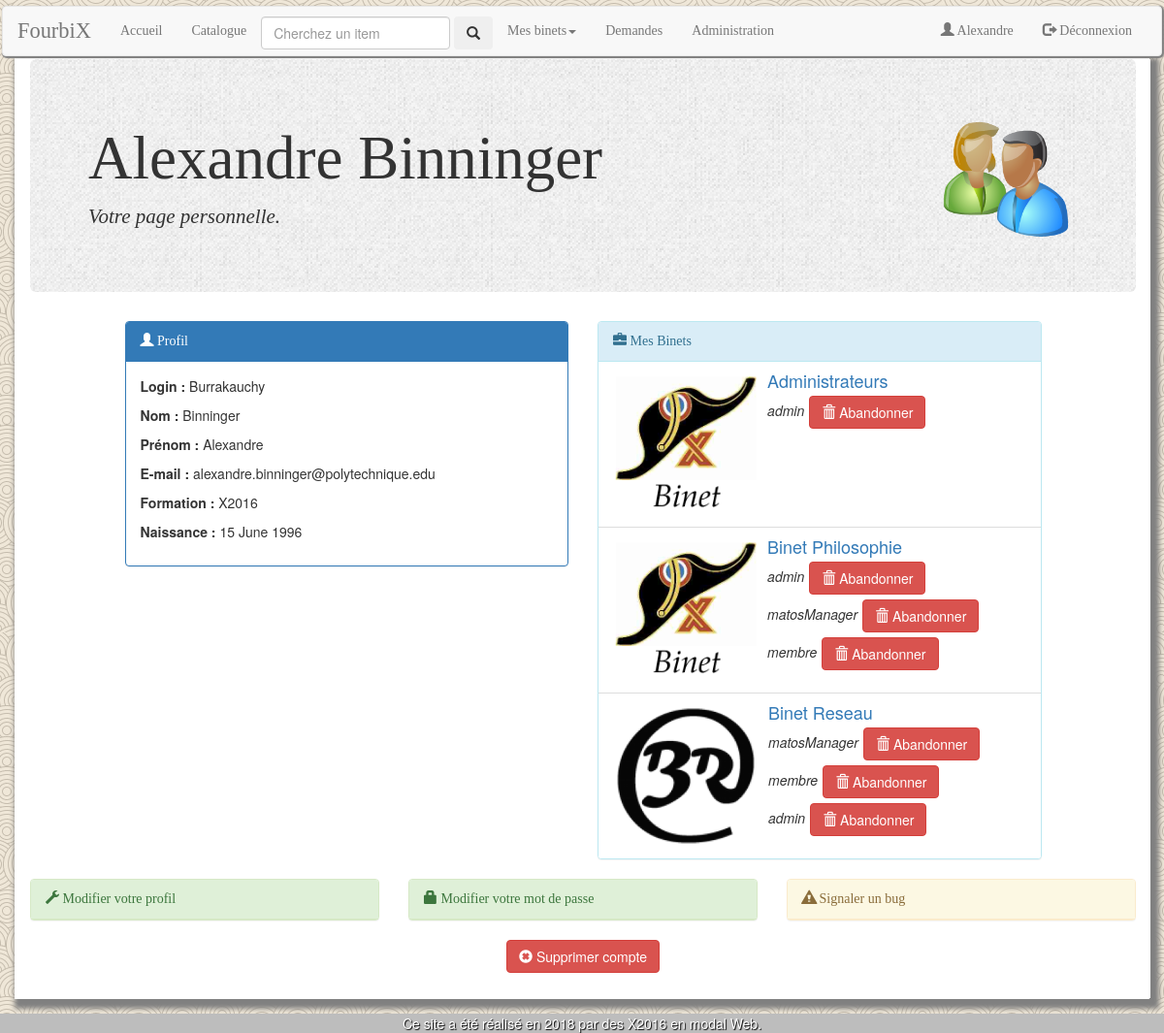
Page /index.php?page=utilisateur (signed in) on the committed database.
### tables this page shows
CREATE TABLE `utilisateurs` (
  `prenom` varchar(64) NOT NULL,
  `nom` varchar(64) NOT NULL,
  `formation` varchar(64) NOT NULL,
  `email` varchar(128) NOT NULL,
  `login` varchar(64) NOT NULL,
  `password` varchar(40) NOT NULL,
  `naissance` date NOT NULL COMMENT 'Pour savoir si la personne est majeure.'
);

CREATE TABLE `membres` (
  `id` int(11) NOT NULL,
  `utilisateur` varchar(64) NOT NULL,
  `binet` varchar(64) NOT NULL,
  `role` varchar(64) NOT NULL
);

CREATE TABLE `binets` (
  `nom` varchar(64) NOT NULL,
  `image` varchar(64) NOT NULL DEFAULT 'default-binetlogo.png' COMMENT 'Adresse de limage'
);

### class/Binet.php (called while the page is built, shortened)
<?php
class Binet{
    public static function generateBinetsByMember($dbh, $login){
        $query="SELECT binet FROM membres WHERE utilisateur = ? AND binet!='Administrateurs' GROUP BY binet ORDER BY binet ASC";
        $sth = $dbh->prepare($query);
        $sth->setFetchMode(PDO::FETCH_CLASS, 'Binet');
        $sth->execute(array($login));
        $binets = array();
        while($membre = $sth->fetch()){
            array_push($binets, $membre);
        }
        return $binets;
    }
    public static function getBinetsByUser($dbh, $login){
        $query = "SELECT id, binet, role, image FROM membres, binets WHERE utilisateur = ? AND membres.binet = binets.nom ORDER BY binet ASC";
        $sth = $dbh->prepare($query);
        $sth->execute(array($login));
        $mesBinets = array();
        while($binet=$sth->fetch()){
            array_push($mesBinets, $binet);
        }
        return $mesBinets;
    }
}

### class/Utilisateur.php (called while the page is built, shortened)
<?php
class Utilisateur {
    public static function getUtilisateur($dbh, $login) {
        $query = "SELECT * FROM `utilisateurs` WHERE `login` = ?;";
        $sth = $dbh->prepare($query);
        $sth->setFetchMode(PDO::FETCH_CLASS, 'Utilisateur');
        $sth->execute(array($login));
        $user = $sth->fetch();
        return $user;
    }
    public static function isAdmin($dbh, $login){
        $query="SELECT `login` FROM `utilisateurs` WHERE `login` IN (SELECT `utilisateur` FROM `membres` WHERE `membres`.`role`='admin' AND `membres`.`binet`='Administrateurs') AND `login`=?;";
        $sth=$dbh->prepare($query);
        $sth->execute(array($login));
        return $sth->rowCount()==1;
    }
}

### contents/utilisateur.php (the view, shortened to what this page needs)
<?php
$user = Utilisateur::getUtilisateur($dbh, $_SESSION['login']);
?>
<div class="container">
    <div class="jumbotron">
    	<img src='images/logo/utilisateur-logo.png' alt='utilisateur-logo.png' class='pageLogo'>
        <h1><?php echo $user->prenom . " " . $user->nom ?></h1>
        <p>Votre page personnelle.</p>
    </div>
	<div class="row">
		<div class="col-md-5 col-md-offset-1">
			<div class="panel panel-primary">
				<div class="panel-heading"><span class="glyphicon glyphicon-user"></span> Profil</div>
				<div class="panel-body">
					<p><b>Login :</b> <?php echo htmlspecialchars($user->login); ?></p>
					<p><b>Nom :</b> <?php echo htmlspecialchars($user->nom); ?></p>
					<p><b>Prénom :</b> <?php echo htmlspecialchars($user->prenom); ?></p>
					<p><b>E-mail :</b> <?php echo htmlspecialchars($user->email); ?></p>
					<p><b>Formation :</b> <?php echo htmlspecialchars($user->formation); ?></p>
					<p><b>Naissance :</b> <?php echo date_format(date_create($user->naissance), 'd F Y'); ?></p>
				</div>
			</div>
		</div>
		<div class="col-md-5">
			<div class="panel panel-info">
				<div class="panel-heading"><span class="glyphicon glyphicon-briefcase"></span> Mes Binets</div>
				<ul class="list-group">
				<?php
					$mesBinets = Binet::getBinetsByUser($dbh, $user->login);
					$mesBinetsGrouped = array();
					foreach ($mesBinets as $binet) {
						if(isset($mesBinetsGrouped[$binet['binet']]))
							array_push($mesBinetsGrouped[$binet['binet']]['roles'], array('role' => $binet['role'], 'id' => $binet['role']));
						else{
							$mesBinetsGrouped[$binet['binet']] = array('binet' => $binet['binet'],
																		'image' => $binet['image'],
																		'roles' =>  array(array('role' => $binet['role'], 'id' => $binet['id'])));
						}
					}
					foreach ($mesBinetsGrouped as $binet) {
						if($binet['binet'] != 'Administrateurs')
							$page = 'index.php?page=binet&pageBinet=' . htmlspecialchars($binet['binet']);
						else
							$page = 'index.php?page=administration';
						echo "<li class='list-group-item'><div class='media'>";
						echo "<div class='media-left media-top'><a href='" . $page . "'><img src='images/binets/" . htmlspecialchars($binet['image']) . "' alt='" . htmlspecialchars($binet['image']) . "' class='image-binet-catalogue' /></a></div>";
						echo "<div class='media-body'><h4 class='media-heading'><a href='" . $page . "'>" . htmlspecialchars($binet['binet']) . "</a></h4>";
						echo "<ul style='list-style-type: none; padding: 0;'>";
						foreach ($binet['roles'] as $role) {
							echo "<li style='margin-bottom: 5px;'><span style='font-style: italic; margin-right: 5px; display: inline-block;'>" . htmlspecialchars($role['role']) . "</span>";
							echo "<form method='post' action='index.php?page=utilisateur' style='display: inline-block'><button type='submit' class='btn btn-danger' name='abandonnerBinet' value='" . htmlspecialchars($role['id']) . "' onclick='return confirm(\"Voulez-vous quitter le binet ce binet ?\")'><span class='glyphicon glyphicon-trash'></span> Abandonner</button></form></li>";
						}
						echo "</ul></div></div></li>";
					}
				?>
				</ul>
			</div>
		</div>
	</div>
	<div class="row">
		<div class="col-md-4">
			<div class="panel panel-success">
				<div class="panel-heading isClickable" data-toggle="collapse" data-target="#update-form">
					<span class="glyphicon glyphicon-wrench"></span> Modifier votre profil
				</div>
			</div>
		</div>
		<div class="col-md-4">
			<div class="panel panel-success">
				<div class="panel-heading isClickable" data-toggle="collapse" data-target="#mdp-form">
					<span class="glyphicon glyphicon-lock"></span> Modifier votre mot de passe
				</div>
			</div>
		</div>
		<div class="col-md-4">
			<div class="panel panel-warning">
				<div class="panel-heading isClickable" data-toggle="collapse" data-target="#bug-form">
					<span class="glyphicon glyphicon-alert"></span> Signaler un bug
				</div>
			</div>
		</div>
	</div>
	<div class="row">
		<div class="col-md-2 col-md-offset-5" style="text-align:center">
			<form method='post' action='index.php?page=utilisateur'>
				<button type='submit' class='btn btn-danger' name='suprimmerCompte' value='true' onclick='return confirm("Voulez-vous supprimer votre compte ?");'><span class='glyphicon glyphicon-remove-sign'></span> Supprimer compte</button>
			</form>
		</div>
		<br/><br/><br/>
	</div>
</div>

### utilities/utils.php (shortened to what this page needs)
<?php
function generateHTMLHeader($titre, $linkCSS) {
    echo <<<CHAINE_DE_FIN
<!DOCTYPE html>
<html>
   <head>
        <meta charset="UTF-8"/>
        <meta name="viewport" content="width=device-width, initial-scale=1">
        <link href="bootstrap/css/bootstrap.css" rel="stylesheet">
        <link rel="stylesheet" type="text/css" href="$linkCSS">
        <link rel="icon" type="image/x-icon" href="images/logo/favicon.ico" />
        <link rel="icon" type="image/png" href="images/logo/favicon.png" />
        <script type="text/javascript" src="js/jquery-1.11.0.min.js"></script>
        <script type="text/javascript" src="js/code.js"></script>
        <script type="text/javascript" src="js/sorttable.js"></script>
        <script type="text/javascript" src="bootstrap/js/bootstrap.js"></script>
        <script type="text/javascript" src="bootstrap/js/jquery.js"></script>
        <script type="text/javascript" src="bootstrap/js/npm.js"></script>
        <title>$titre</title>
    </head>
        <body>
            <div class='upperNavBar'>
            </div>
CHAINE_DE_FIN;
}
function generateHTMLFooter(){
    echo <<< CHAINE_DE_FIN
    <footer class="page-footer font-small pt-4 mt-4">
        <div class="footer-copyright py-3 text-center">
            Ce site a été réalisé en 2018 par des X2016 en modal Web.
        </div>
    </footer>
    </body>
</html>
CHAINE_DE_FIN;
}
function generateNavBar($dbh, $isLogged){
    if (!$isLogged){
        echo <<< CHAINE_DE_FIN
    <nav class="navbar navbar-default" role="navigation" style="margin:2px">
        <div class="container-fluid">
            <div class="navbar-header">
                <button type="button" class="navbar-toggle collapsed" data-toggle="collapse" data-target="#navbar" aria-expanded="false">
                    <span class="sr-only">Toggle navitagion</span>
                    <span class="icon-bar"></span>
                    <span class="icon-bar"></span>
                    <span class="icon-bar"></span>
                </button>
                <a class="navbar-brand titreSite" href="index.php">FourbiX</a>
            </div>
            <div class="navbar-collapse collapse" id="navbar">
                <ul class="nav navbar-nav">
                    <li><a href="index.php?page=accueil">Accueil</a></li>
                    <li style=margin-top:10px>
                </ul>
                <ul class="nav navbar-nav navbar-right">
                    <li><a href="index.php?page=inscription"><span class="glyphicon glyphicon-user"></span> S'inscrire</a></li>
                    <li><a href="index.php?page=accueil"><span class="glyphicon glyphicon-log-in"></span> Connexion</a></li>
                </ul>
            </div>
        </div>
    </nav>
CHAINE_DE_FIN;
    } else{
        $login= htmlspecialchars($_SESSION["login"]);
        $isAdmin= Utilisateur::isAdmin($dbh, $login);
        $binets= Binet::generateBinetsByMember($dbh, $login);
            echo <<< CHAINE_DE_FIN
    <nav class="navbar navbar-default" role="navigation" style="margin:2px">
        <div class="container-fluid">
            <div class="navbar-header">
                <button type="button" class="navbar-toggle collapsed" data-toggle="collapse" data-target="#navbar" aria-expanded="false">
                    <span class="sr-only">Toggle navitagion</span>
                    <span class="icon-bar"></span>
                    <span class="icon-bar"></span>
                    <span class="icon-bar"></span>
                </button>
                <a class="navbar-brand titreSite" href="index.php">FourbiX</a>
            </div>
            <div class="navbar-collapse collapse" id="navbar">
                <ul class="nav navbar-nav navbar-left">
                    <li><a href="index.php?page=accueil">Accueil</a></li>
                    <li><a href="index.php?page=catalogue">Catalogue</a></li>
                    <li style=margin-top:10px>
                    <form class="form-inline" method="get" action="index.php">
                        <input class="form-control mr-sm-2" type="search" name="search" placeholder="Cherchez un item" aria-label="Search">
                        <button class="btn btn-outline-success my-2 my-sm-0" type="submit" value="search" name="page"><span class="glyphicon glyphicon-search"></span></button>
                    </form></li>
CHAINE_DE_FIN;
        if (sizeof($binets) != 0){
                    echo <<< CHAINE_DE_FIN
                    <li class='dropdown'><a href="#" class="dropdown-toggle" data-toggle="dropdown" role="button" aria-haspopup="true" aria-expanded="false">Mes binets<span class="caret"></span></a>
                        <ul class="dropdown-menu">
CHAINE_DE_FIN;
            echo <<< CHAINE_DE_FIN
                        </ul>
                    </li>
CHAINE_DE_FIN;
        }
                echo '<li><a href="index.php?page=demandes">Demandes</a></li>';
            if ($isAdmin){
                echo <<< CHAINE_DE_FIN
                    <li><a href="index.php?page=administration">Administration</a></li>
CHAINE_DE_FIN;
            }
            $prenom = Utilisateur::getUtilisateur($dbh, $login)->prenom;
            echo <<< CHAINE_DE_FIN
                </ul>
                <ul class="nav navbar-nav navbar-right">
                    <li><a href="index.php?page=utilisateur"><span class="glyphicon glyphicon-user"></span> $prenom</a></li>
                    <li><a href="index.php?todo=logout&page=accueil"><span class="glyphicon glyphicon-log-out"></span> Déconnexion</a></li>
                </ul>
            </div>
        </div>
    </nav>
CHAINE_DE_FIN;
    }
}
?>

### css/style.css (style rules this page uses)
body { background: url('../images/logo/background/background-marron.png') repeat fixed; }
.navbar { box-shadow: 1px 1px 1px 1px grey; }
.navbar li a { font-family:fantasy, serif; }
footer { margin-top:15px; bottom:2px; width:100%; color:white; text-shadow:1px 1px 1px black; }
.container { background-color:white; }
.jumbotron { background: url('../images/logo/jumbotron-background.jpg') repeat fixed; }
.jumbotron h1 { font-family: "Jazz LET", serif; }
.jumbotron p { font-family: "Marker Felt", serif; font-style:italic; }
.image-binet-catalogue { max-height:150px; max-width:150px; }
.pageLogo { float:right; max-height:150px; max-width:150px; }
.titreSite { text-align:center; font-family: 'progress','Jazz LET', Impact, fantsy, serif; font-size:1.6em; }
.panel-heading { font-family: fantasy, serif; }
footer { background-color: #bdbdbd; }

### rows in the picture
utilisateurs: prenom "Alexandre", nom "Binninger", login "Burrakauchy", email "alexandre.binninger@polytechnique.edu", formation "X2016", naissance "15 June 1996"
membres: binet.image (placeholder picture), binet "Administrateurs", role "admin", $role['id'] 13 (drawn)
membres: role "admin", $role['id'] 29 (drawn)
membres: role "matosManager", $role['id'] 16 (drawn)

### other values in the picture
$binet['binet'] "Binet Philosophie"
$role['role'] "matosManager"
$role['role'] "membre"
$binet['binet'] "Binet Reseau"
$role['role'] "admin"
